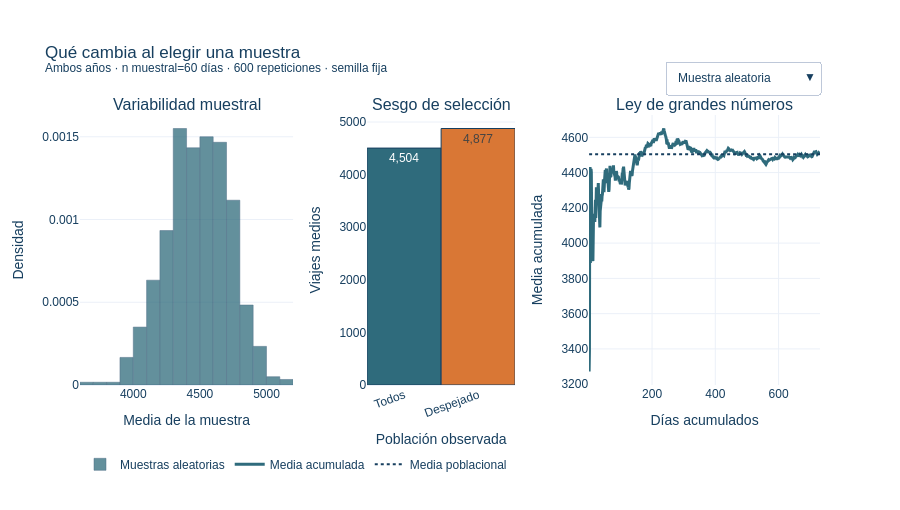

Here is the notebook cell this chart was saved with:
### Code cell
# @title Explorar Muestreo { display-mode: "form" }
assert muestreo.notna().all()
fig = make_subplots(rows=1, cols=3, subplot_titles=("Variabilidad muestral", "Sesgo de selección", "Ley de grandes números"), column_widths=[.36, .25, .39], horizontal_spacing=.1)
fig.add_trace(go.Histogram(x=medias_aleatorias, nbinsx=24, histnorm="probability density", marker={"color": AZUL, "line": {"color": TINTA, "width": .5}}, opacity=.75, name="Muestras aleatorias", hovertemplate="media=%{x:,.0f}<br>densidad=%{y:.4f}<extra></extra>"), row=1, col=1)
fig.add_trace(go.Histogram(x=medias_despejadas, nbinsx=24, histnorm="probability density", marker={"color": NARANJA, "line": {"color": TINTA, "width": .5}}, opacity=.75, visible=False, name="Sólo despejado", hovertemplate="media=%{x:,.0f}<br>densidad=%{y:.4f}<extra></extra>"), row=1, col=1)
fig.add_trace(go.Bar(x=["Todos", "Despejado"], y=[mu, mu_despejado], marker={"color": [AZUL, NARANJA], "line": {"color": TINTA, "width": 1}}, text=[f"{mu:,.0f}", f"{mu_despejado:,.0f}"], textposition="auto", showlegend=False, hovertemplate="%{x}<br>media=%{y:,.0f} viajes<extra></extra>"), row=1, col=2)
fig.add_trace(go.Scatter(x=np.arange(1, len(media_acumulada)+1), y=media_acumulada, mode="lines", line={"color": AZUL, "width": 3}, name="Media acumulada", hovertemplate="n=%{x}<br>media=%{y:,.0f}<extra></extra>"), row=1, col=3)
fig.add_trace(go.Scatter(x=[1, len(media_acumulada)], y=[mu, mu], mode="lines", line={"color": TINTA, "dash": "dot", "width": 2}, name="Media poblacional", hovertemplate="media poblacional=%{y:,.0f}<extra></extra>"), row=1, col=3)
title = f"Qué cambia al elegir una muestra<br><sup>{periodo} · n muestral={tamano_muestra} días · 600 repeticiones · semilla fija</sup>"
buttons = [{"label": "Muestra aleatoria", "method": "update", "args": [{"visible": [True, False, True, True, True]}, {"title.text": title}]}, {"label": "Sólo clima despejado", "method": "update", "args": [{"visible": [False, True, True, True, True]}, {"title.text": title.replace("Qué cambia", "Sesgo que aparece") }]}]
fig.update_layout(template="plotly_white", height=510, title=title, legend={"orientation": "h", "y": -0.24}, margin={"t": 115, "b": 125}, font={"family": "Arial", "color": TINTA}, hoverlabel={"bgcolor": "#FFFFFF"}, updatemenus=[{"x": 1, "y": 1.2, "xanchor": "right", "buttons": buttons}])
fig.update_xaxes(title_text="Media de la muestra", row=1, col=1); fig.update_yaxes(title_text="Densidad", row=1, col=1)
fig.update_xaxes(title_text="Población observada", tickangle=-20, row=1, col=2); fig.update_yaxes(title_text="Viajes medios", rangemode="tozero", row=1, col=2)
fig.update_xaxes(title_text="Días acumulados", row=1, col=3); fig.update_yaxes(title_text="Media acumulada", row=1, col=3)
fig.show()


display(Markdown("**Lo que muestra:** Las muestras aleatorias de 60 días fluctúan alrededor de 4,504 viajes. Elegir sólo clima despejado cambia la población observada y eleva la media a 4,877: un sesgo de +372 viajes. La ley de grandes números estabiliza una muestra aleatoria; no corrige una regla de selección sesgada."))

### Figure 1 — Plotly figure (JSON) as saved in the notebook; plotly's stock layout.template omitted (floating-point values rounded to 4 significant figures; data arrays with more than 128 entries replaced by an {"elided": "..."} marker saying what was removed)
{"data": [{"histnorm": "probability density", "hovertemplate": "media=%{x:,.0f}<br>densidad=%{y:.4f}<extra></extra>", "marker": {"color": "#2F6B7C", "line": {"color": "#173F5F", "width": 0.5}}, "name": "Muestras aleatorias", "nbinsx": 24, "opacity": 0.75, "type": "histogram", "x": {"elided": "600 float values"}, "xaxis": "x", "yaxis": "y"}, {"histnorm": "probability density", "hovertemplate": "media=%{x:,.0f}<br>densidad=%{y:.4f}<extra></extra>", "marker": {"color": "#D97735", "line": {"color": "#173F5F", "width": 0.5}}, "name": "Sólo despejado", "nbinsx": 24, "opacity": 0.75, "type": "histogram", "visible": false, "x": {"elided": "600 float values"}, "xaxis": "x", "yaxis": "y"}, {"hovertemplate": "%{x}<br>media=%{y:,.0f} viajes<extra></extra>", "marker": {"color": ["#2F6B7C", "#D97735"], "line": {"color": "#173F5F", "width": 1}}, "showlegend": false, "text": ["4,504", "4,877"], "textposition": "auto", "type": "bar", "x": ["Todos", "Despejado"], "xaxis": "x2", "y": [4504.0, 4877.0], "yaxis": "y2"}, {"hovertemplate": "n=%{x}<br>media=%{y:,.0f}<extra></extra>", "line": {"color": "#2F6B7C", "width": 3}, "mode": "lines", "name": "Media acumulada", "type": "scatter", "x": {"elided": "731 int values"}, "xaxis": "x3", "y": {"elided": "731 float values"}, "yaxis": "y3"}, {"hovertemplate": "media poblacional=%{y:,.0f}<extra></extra>", "line": {"color": "#173F5F", "dash": "dot", "width": 2}, "mode": "lines", "name": "Media poblacional", "type": "scatter", "x": [1, 731], "xaxis": "x3", "y": [4504.0, 4504.0], "yaxis": "y3"}], "layout": {"annotations": [{"font": {"size": 16}, "showarrow": false, "text": "Variabilidad muestral", "x": 0.144, "xanchor": "center", "xref": "paper", "y": 1.0, "yanchor": "bottom", "yref": "paper"}, {"font": {"size": 16}, "showarrow": false, "text": "Sesgo de selección", "x": 0.488, "xanchor": "center", "xref": "paper", "y": 1.0, "yanchor": "bottom", "yref": "paper"}, {"font": {"size": 16}, "showarrow": false, "text": "Ley de grandes números", "x": 0.844, "xanchor": "center", "xref": "paper", "y": 1.0, "yanchor": "bottom", "yref": "paper"}], "font": {"color": "#173F5F", "family": "Arial"}, "height": 510, "hoverlabel": {"bgcolor": "#FFFFFF"}, "legend": {"orientation": "h", "y": -0.24}, "margin": {"b": 125, "t": 115}, "title": {"text": "Qué cambia al elegir una muestra<br><sup>Ambos años · n muestral=60 días · 600 repeticiones · semilla fija</sup>"}, "updatemenus": [{"buttons": [{"args": [{"visible": [true, false, true, true, true]}, {"title.text": "Qué cambia al elegir una muestra<br><sup>Ambos años · n muestral=60 días · 600 repeticiones · semilla fija</sup>"}], "label": "Muestra aleatoria", "method": "update"}, {"args": [{"visible": [false, true, true, true, true]}, {"title.text": "Sesgo que aparece al elegir una muestra<br><sup>Ambos años · n muestral=60 días · 600 repeticiones · semilla fija</sup>"}], "label": "Sólo clima despejado", "method": "update"}], "x": 1, "xanchor": "right", "y": 1.2}], "xaxis": {"anchor": "y", "domain": [0.0, 0.288], "title": {"text": "Media de la muestra"}}, "xaxis2": {"anchor": "y2", "domain": [0.388, 0.588], "tickangle": -20, "title": {"text": "Población observada"}}, "xaxis3": {"anchor": "y3", "domain": [0.688, 1.0], "title": {"text": "Días acumulados"}}, "yaxis": {"anchor": "x", "domain": [0.0, 1.0], "title": {"text": "Densidad"}}, "yaxis2": {"anchor": "x2", "domain": [0.0, 1.0], "rangemode": "tozero", "title": {"text": "Viajes medios"}}, "yaxis3": {"anchor": "x3", "domain": [0.0, 1.0], "title": {"text": "Media acumulada"}}}}
